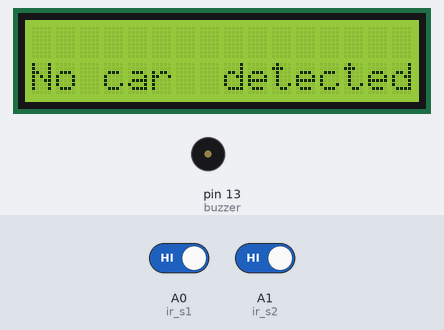
The sketch below on a simulated Arduino Uno, built with avr-gcc and run on an emulated ATmega328P. On the bench: 16×2 character LCD, buzzer (waves = sounding, pin HIGH). The test bench sets the inputs (shaded band); at power-on: A0 (ir_s1) HIGH, A1 (ir_s2) HIGH.

Above: at 2.2 s.
2.3 s: A0 (ir_s1) driven LOW
At 3.2 s:
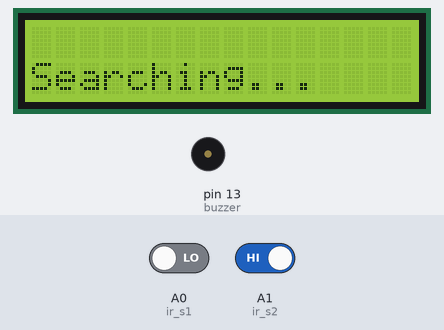
3.8 s: A1 (ir_s2) driven LOW
At 5.2 s:
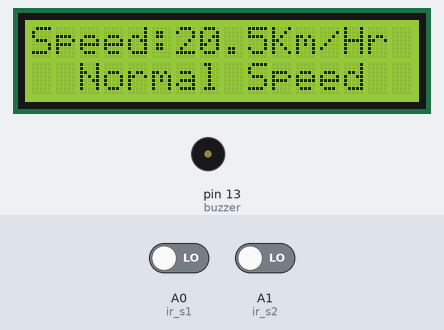
6.8 s: A0 (ir_s1) driven HIGH
At 8.9 s:
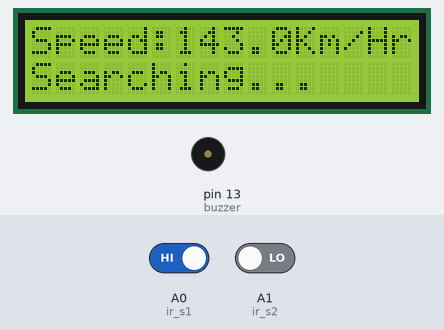
9.4 s: A0 (ir_s1) driven LOW
At 12.0 s:
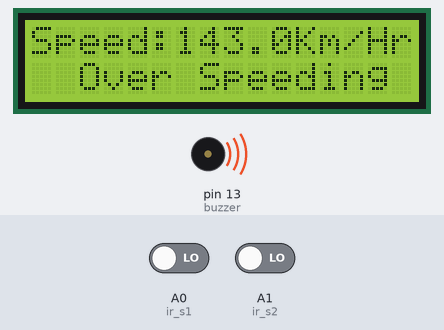
12.4 s: A1 (ir_s2) driven HIGH
At 13.48 s:
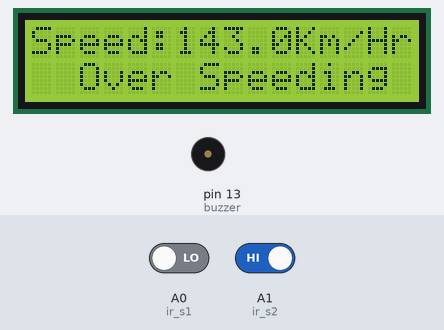
14.9 s: A1 (ir_s2) driven LOW
At 15.7 s:
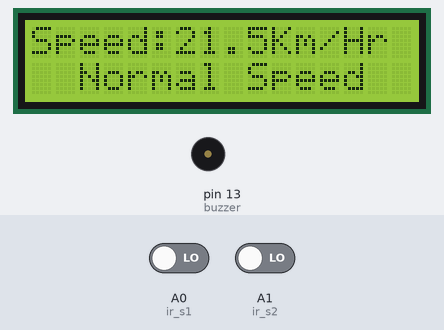
Timing chart, 0 to 18.5 s (numbered marks = the images above; inputs shaded):
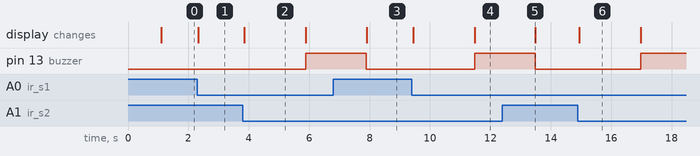

The sketch:

Vehicle_Speed_Detector.ino
```cpp
/*****************************************************
  Project Title: Vehicle Speed Detector
  Organisation: Soham Academy Of Human Excellence
  Website: https://ria.sohamacademy.org/
****************************************************/

#include "LiquidCrystal_I2C.h"
#include <Wire.h>
LiquidCrystal_I2C lcd(0x27,16, 2);
// A4 to LCD_I2C SDA
// A5 to LCD_I2c SCL
const float distance = 10.0;
const int maxSpeed = 60 ;
int timer1;
int timer2;

float Time;

int flag1 = 0;
int flag2 = 0;

float speed;

int ir_s1 = A0; //A0 to IR_Sensor OUT
int ir_s2 = A1; //A1 to IR_Sensor OUT

int buzzer = 13;//D13 to Buzzer "+"Ve

void setup() {
  pinMode(ir_s1, INPUT);
  pinMode(ir_s2, INPUT);
  pinMode(buzzer, OUTPUT);
  lcd.begin();
  lcd.setCursor(0, 0);
  lcd.print(" WELCOME To ");
  lcd.setCursor(0, 1);
  lcd.print("  ROBOTICS");
  delay(1000);
  lcd.clear();
}

void loop() {
  if (digitalRead (ir_s1) == LOW && flag1 == 0) {
    timer1 = millis();
    flag1 = 1;
  }
  if (digitalRead (ir_s2) == LOW && flag2 == 0) {
    timer2 = millis();
    flag2 = 1;
  }
  if (flag1 == 1 && flag2 == 1) {
    if (timer1 > timer2) {
      Time = timer1 - timer2;
    }
    else if (timer2 > timer1) {
      Time = timer2 - timer1;
   }
    Time = (Time / 1000) + 0.25 ; //convert millisecond to second
    speed = (distance / Time); //v=d/t
    speed = speed * 3600; //multiply by seconds per hr
    speed = speed / 1000; //division by meters per Km
  }
  if (speed == 0) {
    lcd.setCursor(0, 1);
    if (flag1 == 0 && flag2 == 0) {
      lcd.print("No car  detected");
    }
    else {
      lcd.print("Searching...    ");
    }
  }
  else {
    lcd.clear();
    lcd.setCursor(0, 0);
    lcd.print("Speed:");
    lcd.print(speed, 1);
    lcd.print("Km/Hr  ");
    lcd.setCursor(0, 1);
    if (speed > maxSpeed) {
      lcd.print("  Over Speeding  ");
      digitalWrite(buzzer, HIGH);
    }
    else {
      lcd.print("  Normal Speed   ");
    }
    delay(2000);
    digitalWrite(buzzer, LOW);
    speed = 0;
    flag1 = 0;
    flag2 = 0;
  }
}
```

Measured:
- after the input at 2.3 s, the display: changes at once (image 1)
- after the input at 3.8 s, pin 13 (buzzer): LOW → HIGH after 2.1 s; the display: changes after 0.05 s (image 2)
- after the input at 6.8 s, pin 13 (buzzer): goes on until 7.9 s, then stays LOW; the display: changes after 1.1 s (image 3)
- after the input at 9.4 s, pin 13 (buzzer): LOW → HIGH after 2.1 s; the display: first changes at once (image 4 shows a later state)
- after the input at 12.4 s, pin 13 (buzzer): goes on until 13.5 s, then stays LOW
- after the input at 14.9 s, pin 13 (buzzer): LOW → HIGH after 2.1 s; the display: changes at once (image 6)
- what the display in image 2 shows lasts 2.0 s, from 3.9 s to 5.9 s
